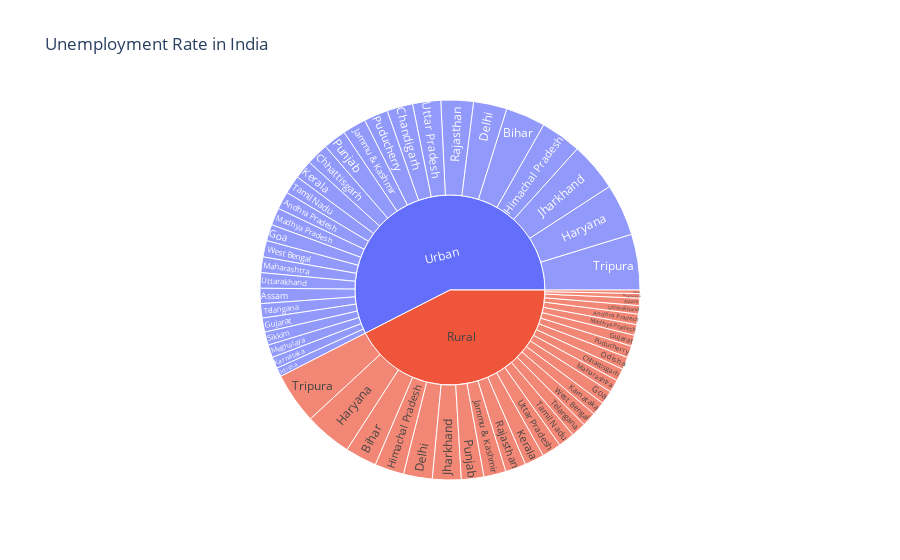

The cell this chart's notebook holds for it:
### Code cell
# Convert 'Estimated Unemployment Rate' column to numeric
unemployment['Estimated Unemployment Rate'] = pd.to_numeric(unemployment['Estimated Unemployment Rate'], errors='coerce')

# Drop rows with NaN values in 'Estimated Unemployment Rate' column
unemployment = unemployment.dropna(subset=['Estimated Unemployment Rate'])

# Create the sunburst plot
figure = px.sunburst(unemployment, path=['Region', 'States'],
                     values='Estimated Unemployment Rate',
                     color_continuous_scale='RdYlGn',
                     title="Unemployment Rate in India")
figure.show()

### Figure 1 — Plotly figure (JSON) as saved in the notebook; plotly's stock layout.template omitted (floating-point values rounded to 4 significant figures)
{"data": [{"branchvalues": "total", "domain": {"x": [0, 1], "y": [0, 1]}, "hovertemplate": "labels=%{label}<br>Estimated Unemployment Rate=%{value}<br>parent=%{parent}<br>id=%{id}<extra></extra>", "ids": ["Rural/Andhra Pradesh", "Urban/Andhra Pradesh", "Rural/Assam", "Urban/Assam", "Rural/Bihar", "Urban/Bihar", "Urban/Chandigarh", "Rural/Chhattisgarh", "Urban/Chhattisgarh", "Rural/Delhi", "Urban/Delhi", "Rural/Goa", "Urban/Goa", "Rural/Gujarat", "Urban/Gujarat", "Rural/Haryana", "Urban/Haryana", "Rural/Himachal Pradesh", "Urban/Himachal Pradesh", "Rural/Jammu & Kashmir", "Urban/Jammu & Kashmir", "Rural/Jharkhand", "Urban/Jharkhand", "Rural/Karnataka", "Urban/Karnataka", "Rural/Kerala", "Urban/Kerala", "Rural/Madhya Pradesh", "Urban/Madhya Pradesh", "Rural/Maharashtra", "Urban/Maharashtra", "Rural/Meghalaya", "Urban/Meghalaya", "Rural/Odisha", "Urban/Odisha", "Rural/Puducherry", "Urban/Puducherry", "Rural/Punjab", "Urban/Punjab", "Rural/Rajasthan", "Urban/Rajasthan", "Rural/Sikkim", "Urban/Sikkim", "Rural/Tamil Nadu", "Urban/Tamil Nadu", "Rural/Telangana", "Urban/Telangana", "Rural/Tripura", "Urban/Tripura", "Rural/Uttar Pradesh", "Urban/Uttar Pradesh", "Rural/Uttarakhand", "Urban/Uttarakhand", "Rural/West Bengal", "Urban/West Bengal", "Rural", "Urban"], "labels": ["Andhra Pradesh", "Andhra Pradesh", "Assam", "Assam", "Bihar", "Bihar", "Chandigarh", "Chhattisgarh", "Chhattisgarh", "Delhi", "Delhi", "Goa", "Goa", "Gujarat", "Gujarat", "Haryana", "Haryana", "Himachal Pradesh", "Himachal Pradesh", "Jammu & Kashmir", "Jammu & Kashmir", "Jharkhand", "Jharkhand", "Karnataka", "Karnataka", "Kerala", "Kerala", "Madhya Pradesh", "Madhya Pradesh", "Maharashtra", "Maharashtra", "Meghalaya", "Meghalaya", "Odisha", "Odisha", "Puducherry", "Puducherry", "Punjab", "Punjab", "Rajasthan", "Rajasthan", "Sikkim", "Sikkim", "Tamil Nadu", "Tamil Nadu", "Telangana", "Telangana", "Tripura", "Tripura", "Uttar Pradesh", "Uttar Pradesh", "Uttarakhand", "Uttarakhand", "West Bengal", "West Bengal", "Rural", "Urban"], "name": "", "parents": ["Rural", "Urban", "Rural", "Urban", "Rural", "Urban", "Urban", "Rural", "Urban", "Rural", "Urban", "Rural", "Urban", "Rural", "Urban", "Rural", "Urban", "Rural", "Urban", "Rural", "Urban", "Rural", "Urban", "Rural", "Urban", "Rural", "Urban", "Rural", "Urban", "Rural", "Urban", "Rural", "Urban", "Rural", "Urban", "Rural", "Urban", "Rural", "Urban", "Rural", "Urban", "Rural", "Urban", "Rural", "Urban", "Rural", "Urban", "Rural", "Urban", "Rural", "Urban", "Rural", "Urban", "Rural", "Urban", "", ""], "type": "sunburst", "values": [77.37, 132.0, 53.89, 113.2, 234.8, 294.9, 191.9, 92.8, 165.9, 213.6, 248.2, 100.7, 121.9, 82.84, 103.8, 350.2, 385.8, 217.1, 302.1, 164.5, 175.5, 213.1, 363.3, 101.1, 85.79, 144.8, 138.7, 79.15, 128.2, 95.34, 116.3, 34.65, 94.92, 92.58, 65.84, 87.16, 178.4, 166.9, 169.9, 153.0, 240.7, 25.4, 97.84, 122.9, 137.1, 110.1, 106.6, 380.3, 413.5, 142.9, 208.5, 63.47, 114.3, 106.0, 121.5, 3707.0, 5016.0]}], "layout": {"legend": {"tracegroupgap": 0}, "title": {"text": "Unemployment Rate in India"}}}
